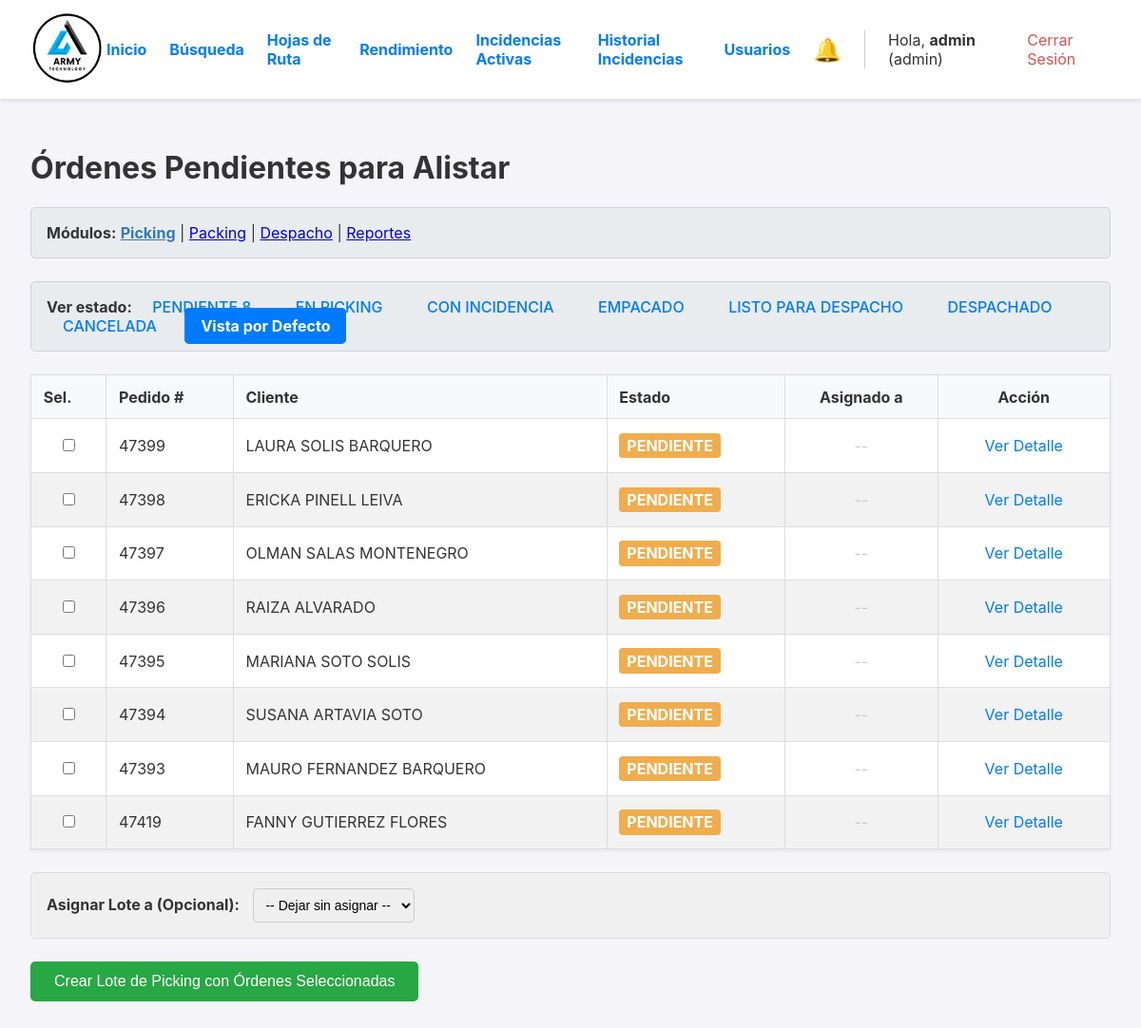
Screenshot of / (signed in) with the database file from the repository.
### app.py (models this page shows, shortened)
class User(UserMixin, db.Model):
    id = db.Column(db.Integer, primary_key=True)
    username = db.Column(db.String(80), unique=True, nullable=False)
    password_hash = db.Column(db.String(256), nullable=False)
    role = db.Column(db.String(20), nullable=False, default='operario')

class Orden(db.Model):
    id = db.Column(db.Integer, primary_key=True)
    numero_pedido = db.Column(db.String(50), unique=True, nullable=False)
    cliente_nombre = db.Column(db.String(200), nullable=False)
    cliente_direccion = db.Column(db.String(300), nullable=True)
    estado = db.Column(db.String(30), nullable=False, default='PENDIENTE')
    fecha_creacion = db.Column(db.DateTime, nullable=False, default=datetime.datetime.utcnow)
    lote_id = db.Column(db.Integer, db.ForeignKey('lote_picking.id'), nullable=True)
    items = db.relationship('ItemOrden', backref='orden', lazy=True, cascade="all, delete-orphan")
    fecha_inicio_picking = db.Column(db.DateTime, nullable=True)
    fecha_fin_picking = db.Column(db.DateTime, nullable=True)
    fecha_fin_packing = db.Column(db.DateTime, nullable=True)
    fecha_despacho = db.Column(db.DateTime, nullable=True)
    packer_id = db.Column(db.Integer, db.ForeignKey('user.id', ondelete='SET NULL'), nullable=True)
    packer = db.relationship('User', foreign_keys=[packer_id])
    devolucion_confirmada = db.Column(db.Boolean, default=False, nullable=False)
    bultos = db.relationship('Bulto', backref='orden', cascade="all, delete-orphan")
    hoja_de_ruta_id = db.Column(db.Integer, db.ForeignKey('hoja_de_ruta.id'), nullable=True)
    destino_id = db.Column(db.Integer, db.ForeignKey('destino.id'), nullable=True)
    destino = db.relationship('Destino', backref='ordenes')
    guia_encomienda = db.Column(db.String(100), nullable=True)

### app.py (the view, shortened to what this page needs)
@app.route('/')
@login_required
def dashboard():
    if current_user.role == 'conductor':
        return redirect(url_for('dashboard_conductor'))
    estados_posibles = ['PENDIENTE', 'EN_PICKING', 'CON_INCIDENCIA', 'EMPACADO', 'LISTO_PARA_DESPACHO', 'DESPACHADO', 'CANCELADA']
    estado_filtro = request.args.get('estado')
    ordenes_canceladas_para_devolver = []
    if current_user.role == 'admin':
        query_base = Orden.query
        if estado_filtro:
            query_base = query_base.filter(Orden.estado == estado_filtro)
        else:
            query_base = query_base.filter(Orden.estado.in_(['PENDIENTE', 'EN_PICKING']))
    ordenes = query_base.order_by(Orden.fecha_creacion.desc()).all()
    operarios = User.query.filter_by(role='operario').order_by(User.username).all()
    return render_template('dashboard.html',
                           ordenes=ordenes,
                           operarios=operarios,
                           estados=estados_posibles,
                           filtro_actual=estado_filtro,
                           ordenes_a_devolver=ordenes_canceladas_para_devolver)

### app.py (called while the page is built)
@login_manager.user_loader
def load_user(user_id):
    return db.session.get(User, int(user_id))

### templates/dashboard.html (shortened to what this page needs)
{% extends "layout.html" %}
{% block content %}
    <h1>Órdenes Pendientes para Alistar</h1>
    <div class="navegacion-modulos">
        <strong>Módulos:</strong>
        <a href="{{ url_for('dashboard') }}" style="font-weight: bold; color: #337ab7;">Picking</a> |
        <a href="{{ url_for('dashboard_packing') }}">Packing</a> |
        <a href="{{ url_for('dashboard_despacho') }}">Despacho</a>
        {% if current_user.role == 'admin' %}
        | <a href="{{ url_for('reportes_y_busqueda') }}">Reportes</a>
        {% endif %}
    </div>
    <div class="filtros-container">
        <strong>Ver estado:</strong>
        <a href="{{ url_for('dashboard', estado='PENDIENTE') }}" class="{{ 'activo' if (filtro_actual == 'PENDIENTE' or not filtro_actual and current_user.role != 'admin') else '' }}">
           PENDIENTE <span id="pendientes-badge" style="display: none;">0</span>
        </a>
        {% for estado in estados if estado != 'PENDIENTE' %}
            <a href="{{ url_for('dashboard', estado=estado) }}" class="{{ 'activo' if filtro_actual == estado else '' }}">{{ estado.replace('_', ' ') }}</a>
        {% endfor %}
        <a href="{{ url_for('dashboard') }}" class="{{ 'activo' if not filtro_actual and current_user.role == 'admin' else '' }}">Vista por Defecto</a>
    </div>
    <form action="{{ url_for('crear_lote') }}" method="POST">
        <table>
            <thead>
                <tr>
                    <th>Sel.</th>
                    <th>Pedido #</th>
                    <th>Cliente</th>
                    <th>Estado</th>
                    <th style="text-align: center;">Asignado a</th>
                    <th style="text-align: center;">Acción</th>
                </tr>
            </thead>
            <tbody>
                {% for orden in ordenes %}
                    <tr class="{{ 'orden-cancelada' if orden.estado == 'CANCELADA' else '' }}">
                        <td data-label="Seleccionar" style="text-align: center;">
                            {% if orden.estado == 'PENDIENTE' %}
                                <input type="checkbox" name="orden_id" value="{{ orden.id }}">
                            {% endif %}
                        </td>
                        <td data-label="Pedido #">{{ orden.numero_pedido }}</td>
                        <td data-label="Cliente">{{ orden.cliente_nombre }}</td>
                        <td data-label="Estado">
                            <span class="estado estado-{{ orden.estado }}">{{ orden.estado.replace('_', ' ') }}</span>
                        </td>
                        <td data-label="Asignado a" style="text-align: center;">
                            {% if orden.lote and orden.lote.operario %}
                                <strong>{{ orden.lote.operario.username }}</strong>
                            {% else %}
                                <span style="color: #ccc;">--</span>
                            {% endif %}
                        </td>
                        <td data-label="Acción" style="text-align: center;">
                            {% if orden.estado == 'EN_PICKING' and orden.lote and (current_user.role == 'admin' or (orden.lote.operario and current_user.id == orden.lote.operario_id)) %}
                                <a href="{{ url_for('detalle_lote', lote_id=orden.lote_id) }}" class="action-link action-link-picking">Continuar Picking</a>
                            {% else %}
                                <a href="{{ url_for('detalle_orden', orden_id=orden.id) }}" class="action-link">Ver Detalle</a>
                            {% endif %}
                        </td>
                    </tr>
                {% else %}
                    <tr>
                        <td colspan="6" style="text-align: center; padding: 2em;">
                            No hay órdenes que coincidan con el filtro actual.
                        </td>
                    </tr>
                {% endfor %}
            </tbody>
        </table>
        {% if ordenes | selectattr('estado', 'equalto', 'PENDIENTE') | list %}
            {% if current_user.role == 'admin' and operarios %}
            <div class="asignacion-container">
                <label for="operario_id">Asignar Lote a (Opcional):</label>
                <select name="operario_id" id="operario_id">
                    <option value="">-- Dejar sin asignar --</option>
                </select>
            </div>
            {% endif %}
            <button type="submit" class="submit-btn">Crear Lote de Picking con Órdenes Seleccionadas</button>
        {% endif %}
    </form>
{% endblock %}

### templates/layout.html (shortened to what this page needs)
<!DOCTYPE html>
<html lang="es">
<head>
</head>
<body>
    <header>
        <div class="logo">
            <a href="{{ url_for('dashboard') }}">
                <img src="{{ url_for('static', filename='img/logo.png') }}" alt="Logo de la Empresa">
            </a>
        </div>
        <nav class="nav">
             {% if current_user.is_authenticated %}
                {% if current_user.role == 'admin' %}
                    <div class="nav-admin-links">
                        <a href="{{ url_for('dashboard') }}">Inicio</a>
                        <a href="{{ url_for('reportes_y_busqueda') }}">Búsqueda</a>
                        <a href="{{ url_for('gestionar_rutas') }}">Hojas de Ruta</a>
                        <a href="{{ url_for('reporte_operarios') }}">Rendimiento</a>
                        <a href="{{ url_for('gestionar_incidencias') }}">Incidencias Activas</a>
                        <a href="{{ url_for('historial_incidencias') }}">Historial Incidencias</a>
                        <a href="{{ url_for('gestionar_usuarios') }}">Usuarios</a>
                        <a href="{{ url_for('gestionar_incidencias') }}" id="nav-incidencias-link" style="position: relative; text-decoration:none;" title="Ver incidencias pendientes">
                            <span style="font-size: 1.5rem;">🔔</span>
                        </a>
                    </div>
                {% endif %}
                <div class="user-info">
                    <span>Hola, <strong>{{ current_user.username }}</strong> ({{ current_user.role }})</span>
                    <a href="{{ url_for('logout') }}" style="color: #d9534f;">Cerrar Sesión</a>
                </div>
             {% endif %}
        </nav>
    </header>
    <main>
        {% block content %}{% endblock %}
    </main>
</body>
</html>

### templates/layout.html (style rules this page uses)
body { font-family: -apple-system, BlinkMacSystemFont, "Segoe UI", Roboto, "Helvetica Neue", Arial, sans-serif; margin: 0; background-color: #f4f4f9; color: #333; }
header { background-color: #fff; padding: 10px 2em; display: flex; justify-content: space-between; align-items: center; box-shadow: 0 2px 4px rgba(0,0,0,0.1); position: sticky; top: 0; z-index: 100; }
.logo img { height: 80px; }
.nav { display: flex; align-items: center; gap: 1em; }
.nav-admin-links { display: flex; align-items: center; gap: 1.5em; font-weight: bold; border-right: 1px solid #ccc; padding-right: 1.5em; margin-right: 0.5em; }
.nav-admin-links a, .user-info a { text-decoration: none; color: #007bff; }
.user-info { display: flex; align-items: center; gap: 1em; }
main { padding: 2em; }
* { box-sizing: border-box; }
main { padding: 1em; }
@media (min-width: 768px) { main { padding: 2em; } }

### templates/dashboard.html (style rules this page uses)
.estado { font-weight: bold; padding: 0.2em 0.5em; border-radius: 4px; color: white; display: inline-block; text-transform: capitalize; }
.estado-PENDIENTE { background-color: #f0ad4e; }
table { width: 100%; border-collapse: collapse; margin-top: 1em; background-color: white; box-shadow: 0 2px 4px rgba(0,0,0,0.05); }
th, td { border: 1px solid #ddd; padding: 0.8em; text-align: left; vertical-align: middle; }
th { background-color: #f8f9fa; }
tr:nth-child(even) { background-color: #f2f2f2; }
.action-link { color: #007bff; text-decoration: none; padding: 5px 10px; border-radius: 4px; display: inline-block; text-align: center; }
.submit-btn { margin-top: 1.5em; padding: 12px 25px; font-size: 16px; background-color: #28a745; color: white; border: none; border-radius: 5px; cursor: pointer; transition: background-color 0.2s; }
.navegacion-modulos, .filtros-container { margin-bottom: 1.5em; padding: 1em; background-color: #e9ecef; border-radius: 5px; border: 1px solid #ced4da; }
.filtros-container a { text-decoration: none; color: #007bff; padding: 0.5rem 1rem; border-radius: 5px; margin-right: 0.5rem; border: 1px solid transparent; font-weight: 500; }
.filtros-container a.activo { background-color: #007bff; color: white; font-weight: bold; border-color: #007bff; }
.asignacion-container { margin-top: 1.5em; padding: 1em; background: #f0f0f0; border-radius: 5px; border: 1px solid #ddd; }
.asignacion-container label { font-weight: bold; margin-right: 10px; }
.asignacion-container select { padding: 8px; border-radius: 5px; border: 1px solid #ccc; font-size: 14px; }

### rows the page displays
User: username "admin", role "admin"
Orden: numero_pedido "47399", cliente_nombre "LAURA SOLIS BARQUERO", estado.replace "PENDIENTE"
Orden: numero_pedido "47398", cliente_nombre "ERICKA PINELL LEIVA", estado.replace "PENDIENTE"
Orden: numero_pedido "47397", cliente_nombre "OLMAN SALAS MONTENEGRO", estado.replace "PENDIENTE"
Orden: numero_pedido "47396", cliente_nombre "RAIZA ALVARADO", estado.replace "PENDIENTE"
Orden: numero_pedido "47395", cliente_nombre "MARIANA SOTO SOLIS", estado.replace "PENDIENTE"
Orden: numero_pedido "47394", cliente_nombre "SUSANA ARTAVIA SOTO", estado.replace "PENDIENTE"
Orden: numero_pedido "47393", cliente_nombre "MAURO FERNANDEZ BARQUERO", estado.replace "PENDIENTE"
Orden: numero_pedido "47419", cliente_nombre "FANNY GUTIERREZ FLORES", estado.replace "PENDIENTE"

### other values shown
{{ estado.replace('_', ' ') }} "EN PICKING" "CON INCIDENCIA" "EMPACADO" "LISTO PARA DESPACHO" "DESPACHADO" "CANCELADA"
